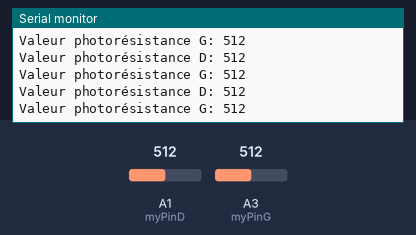
A sketch run on a simulated Arduino Uno, built with avr-gcc and run on an emulated ATmega328P. On the bench: the last lines printed to the serial monitor. The inputs (shaded band) are chosen by the test bench; at power-on: A1 (myPinD) = 512, A3 (myPinG) = 512.

Above: at 1.3 s.
1.4 s: A1 (myPinD) set to 716
At 1.83 s:
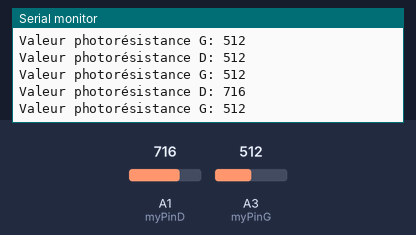
2.9 s: A3 (myPinG) set to 716
At 3.33 s:
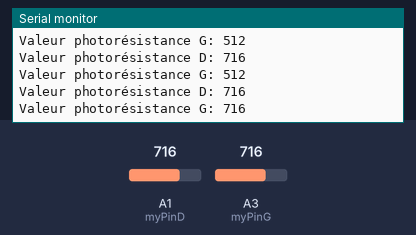
4.4 s: A1 (myPinD) set to 900
At 4.83 s:
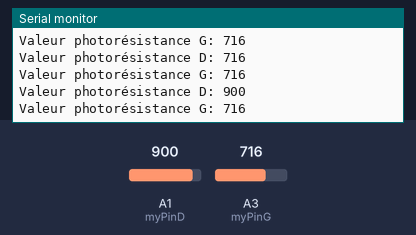
5.9 s: A3 (myPinG) set to 900
At 6.33 s:
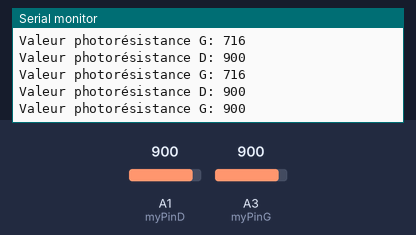
Timing chart, 0 to 8.4 s (numbered marks = the images above; inputs shaded):
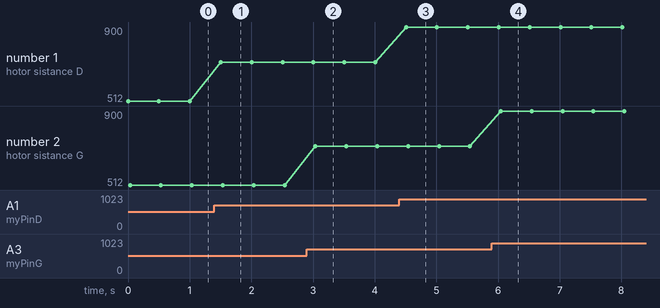

The sketch:

cup_rer_et_stocker_les_informations_sur_les_photor_sistances.ino
```cpp
int iPhotoValue1 = 0;  // Variable pour stocker la valeur de la photorésistance 1
int iPhotoValue2 = 0;  // Variable pour stocker la valeur de la photorésistance 2

int myPinD = A1;  // Broche analogique pour la photorésistance 1
int myPinG = A3;  // Broche analogique pour la photorésistance 2

void setup() {
  Serial.begin(9600);  // Initialise la communication série pour afficher les valeurs
}

void loop() {
  iPhotoValue1 = analogRead(myPinD);  // Lire la valeur de la photorésistance 1
  iPhotoValue2 = analogRead(myPinG);  // Lire la valeur de la photorésistance 2

  // Afficher les valeurs des photorésistances dans le moniteur série
  Serial.print("Valeur photorésistance D: ");
  Serial.println(iPhotoValue1);
  Serial.print("Valeur photorésistance G: ");
  Serial.println(iPhotoValue2);

  delay(500);  // Pause de 500ms avant la prochaine lecture
}
```

Measured:
- after the input at 1.4 s, the serial monitor: prints a new line after 0.10 s (image 1)
- after the input at 2.9 s, the serial monitor: prints a new line after 0.14 s (image 2)
- after the input at 4.4 s, the serial monitor: prints a new line after 0.11 s (image 3)
- after the input at 5.9 s, the serial monitor: prints a new line after 0.15 s (image 4)
- plotted number 1: 512 → 716 after the input at 1.4 s, 716 → 900 after the input at 4.4 s
